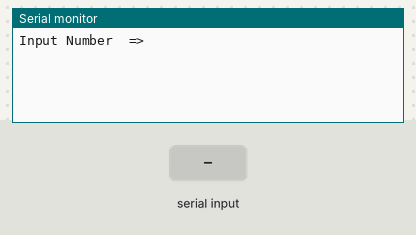
Recording of a sketch running on a simulated Arduino Uno, built with avr-gcc and run on an emulated ATmega328P. Shown: the last lines printed to the serial monitor. The inputs (shaded band) are chosen by the test bench.

Above: at 1.2 s.
1.3 s: "90,45\n" received over Serial
At 2.1 s:
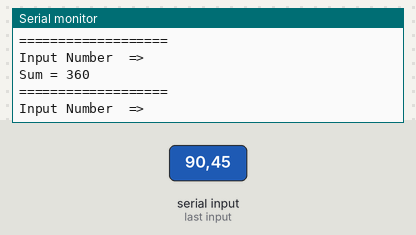
2.8 s: "30,150\n" received over Serial
At 4.5 s:
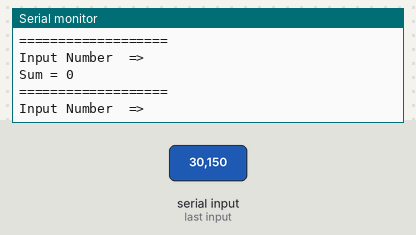
Timing chart, 0 to 6.0 s (numbered marks = the images above; inputs shaded):
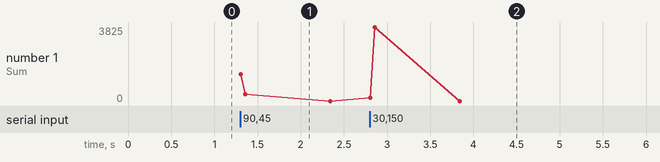

The sketch:

ex5-1.ino
```cpp
void setup() {
  // 시리얼 통신 속도 설정 : 속도 9600 bps, 8데이터 비트, 패리티 없음, 한 개의 스톱비트
 Serial.begin(9600) ;

}
void loop() {
      int Num=0,Sum = 0 ;
      int i = 0;
      Serial.println("Input Number  =>");

     // PC에서 데이터가 전송되어 올때까지 기다린다.
      while(1) {
       if(Serial.available() > 0 ) break;
      }
      Num = Serial.parseInt();

      while( i<=Num)
      {
        if( i%3 == 0)
           Sum = Sum + i ;
        i++ ;
      }

      Serial.print("Sum = ");
      Serial.println(Sum);


    Serial.println("===================");
  }
```

Measured:
- after the input at 1.3 s, the serial monitor: prints a new line at once (image 1)
- after the input at 2.8 s, the serial monitor: prints a new line at once (image 2)
